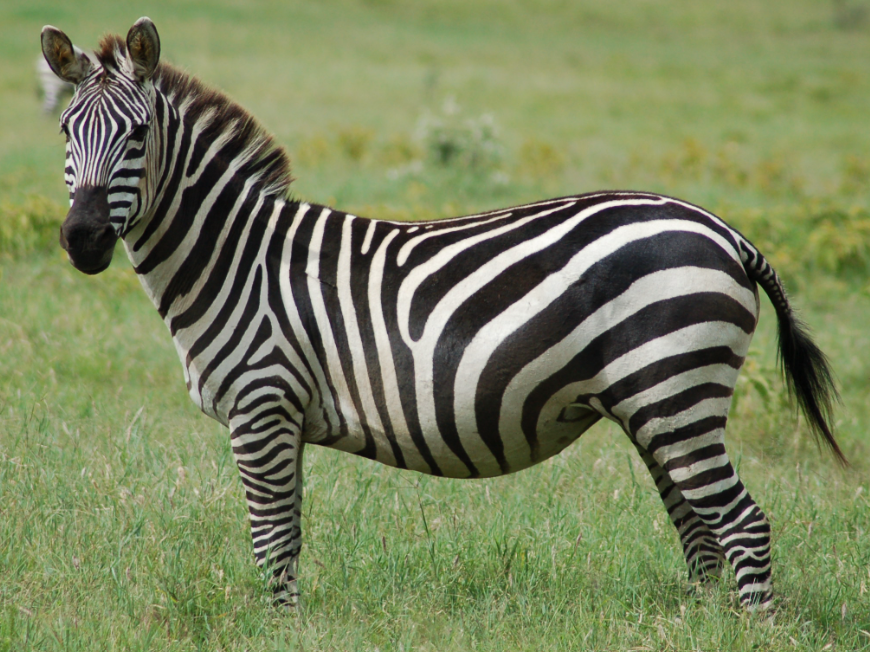
#> input picture zebra.png, 870 x 652 px
$ python -i main.py   (imports and definitions only)
#> lines starting #> are read from the running program, lines starting #| are printed output that depends on the picture
import streamlit as st
from PIL import Image, ImageFilter
from io import BytesIO

# [5 lines not run here, left out]
# [1 line that did not run here, left out]
# [1 line not run here, left out]

def get_sketch(img):
    img_gray = img.convert("L")
    threshold = st.session_state.my_slider
    img_th = img_gray.point(lambda x: 255 if x > threshold else 0)
    return img_th.filter(ImageFilter.CONTOUR)
    # return img_th.filter(ImageFilter.EDGE_ENHANCE)

def fix_image(uploaded_image):
    image = Image.open(uploaded_image)
    col1.write("Photo")
    col1.image(image)

    fixed = get_sketch(image)
    col2.write("Sketch")
    col2.image(fixed)
    st.sidebar.markdown("\n")
    #st.sidebar.download_button("Download fixed image", convert_image(fixed), "fixed.png", "image/png")


# [1 line that did not run here, left out]
# [7 lines not run here, left out]

>>> from PIL import Image
>>> picture = Image.open('zebra.png')
#> picture is the input picture: PIL image 870x652 RGBA; mean R, G, B, A 121.4, 130.6, 92.9, 255
>>> result = get_sketch(picture)
#> in get_sketch, `img_gray = img.convert("L")`:
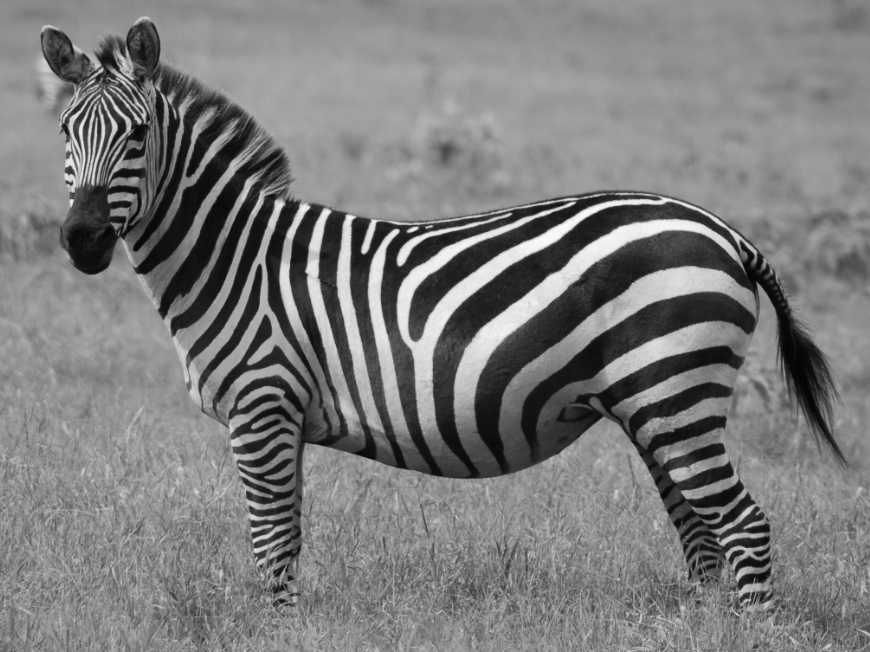
#> img_gray: PIL image 870x652 L; min 3, max 251, mean 123.6
#> (the run stopped early here; a loop or call above may not have finished)
